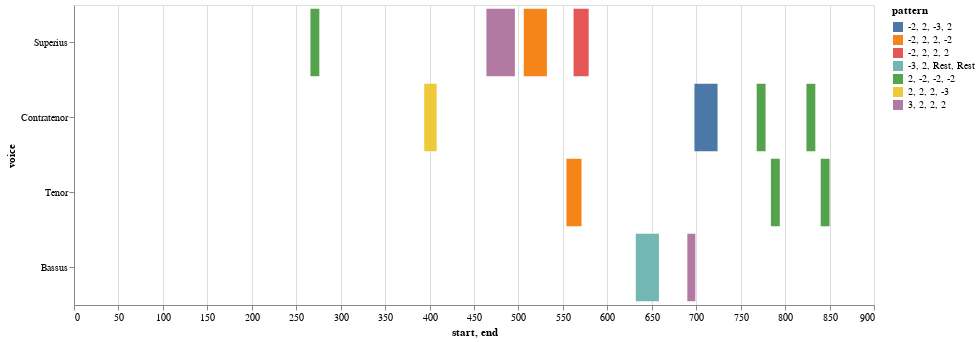

Source (notebook cell):
### Markdown cell above
### Mass Movement Heatmap

### Code cell
## Use this for the Mass Movement Heatmap

nr = mass_movement.notes(combineUnisons=True) 
mel = mass_movement.melodic(df=nr, kind='d', compound=True, unit=0, end=False)
mel_ngrams = mass_movement.ngrams(df=mel, n=4)
entry_ngrams = mass_movement.entries(df=mel, n=4)
mel_ngrams_duration = mass_movement.durations(df=mel, n=4, mask_df=entry_ngrams)
viz.plot_ngrams_heatmap(entry_ngrams, mel_ngrams_duration, selected_patterns=shared_entries, voices=[], includeCount=False)

### Figure 1 — Vega-Lite specification as saved in the notebook (floating-point values rounded to 4 significant figures)
{"config": {"view": {"continuousWidth": 400, "continuousHeight": 300}}, "data": {"name": "data-5bdd7d41969235b6fa118722f87fe62c"}, "mark": "bar", "encoding": {"color": {"field": "pattern", "type": "nominal"}, "opacity": {"condition": {"value": 1, "selection": "selector002"}, "value": 0.2}, "tooltip": [{"field": "start", "type": "quantitative"}, {"field": "end", "type": "quantitative"}, {"field": "pattern", "type": "nominal"}], "x": {"field": "start", "type": "quantitative"}, "x2": {"field": "end"}, "y": {"field": "voice", "sort": null, "type": "nominal"}}, "height": 300, "selection": {"selector002": {"type": "multi", "fields": ["pattern"]}}, "width": 800, "$schema": "https://vega.github.io/schema/vega-lite/v4.17.0.json", "datasets": {"data-5bdd7d41969235b6fa118722f87fe62c": [{"start": 266.0, "voice": "Superius", "pattern": "2, -2, -2, -2", "end": 276.0}, {"start": 464.0, "voice": "Superius", "pattern": "3, 2, 2, 2", "end": 496.0}, {"start": 506.0, "voice": "Superius", "pattern": "-2, 2, 2, -2", "end": 532.0}, {"start": 562.0, "voice": "Superius", "pattern": "-2, 2, 2, 2", "end": 579.0}, {"start": 394.0, "voice": "Contratenor", "pattern": "2, 2, 2, -3", "end": 408.0}, {"start": 698.0, "voice": "Contratenor", "pattern": "-2, 2, -3, 2", "end": 724.0}, {"start": 768.0, "voice": "Contratenor", "pattern": "2, -2, -2, -2", "end": 778.0}, {"start": 824.0, "voice": "Contratenor", "pattern": "2, -2, -2, -2", "end": 834.0}, {"start": 554.0, "voice": "Tenor", "pattern": "-2, 2, 2, -2", "end": 571.0}, {"start": 784.0, "voice": "Tenor", "pattern": "2, -2, -2, -2", "end": 794.0}, {"start": 840.0, "voice": "Tenor", "pattern": "2, -2, -2, -2", "end": 850.0}, {"start": 632.0, "voice": "Bassus", "pattern": "-3, 2, Rest, Rest", "end": 658.0}, {"start": 690.0, "voice": "Bassus", "pattern": "3, 2, 2, 2", "end": 699.0}]}}
